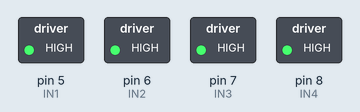
The sketch below on a simulated Arduino Uno, built with avr-gcc and run on an emulated ATmega328P. Shown: switched loads named in the sketch (green lamp = pin HIGH).

Above: at 1.0 s.
At 3.0 s:
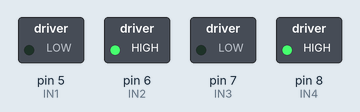
At 5.0 s:
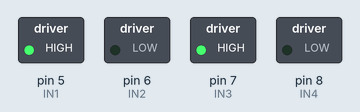
Timing chart, 0 to 7.8 s (numbered marks = the images above):
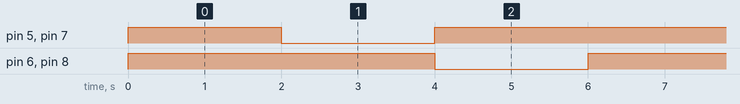

Measured:
- by itself, pin 5 (IN1), pin 7 (IN3): repeats every 6.0 s: LOW 2.0 s, HIGH 4.0 s
- by itself, pin 6 (IN2), pin 8 (IN4): alternates HIGH for 4.0 s and LOW for 2.0 s
- by itself, everything shown: repeats every 6.0 s, in 3 steps

The sketch:

testeponteh.ino
```cpp
/*Pinagem do arduino*/

//motor_A
int IN1 = 5;
int IN2 = 6;

//motor_B
int IN3 = 7;
int IN4 = 8;

//Inicializa Pinos
void setup(){
 pinMode(IN1,OUTPUT);
 pinMode(IN2,OUTPUT);
 pinMode(IN3,OUTPUT);
 pinMode(IN4,OUTPUT);
}

void loop(){

 /*Inicio dos Estados do motor A*/
 //Sentido 1
 digitalWrite(IN1,HIGH);
 digitalWrite(IN2,HIGH);
 digitalWrite(IN3,HIGH);
 digitalWrite(IN4,HIGH);
 delay(2000);

 digitalWrite(IN1,LOW);
 digitalWrite(IN2,HIGH);
 digitalWrite(IN3,LOW);
 digitalWrite(IN4,HIGH);
 delay(2000);

 digitalWrite(IN1,HIGH);
 digitalWrite(IN2,LOW);
 digitalWrite(IN3,HIGH);
 digitalWrite(IN4,LOW);
 delay(2000);

/*Fim dos Estados do motor_B*/
}
```
